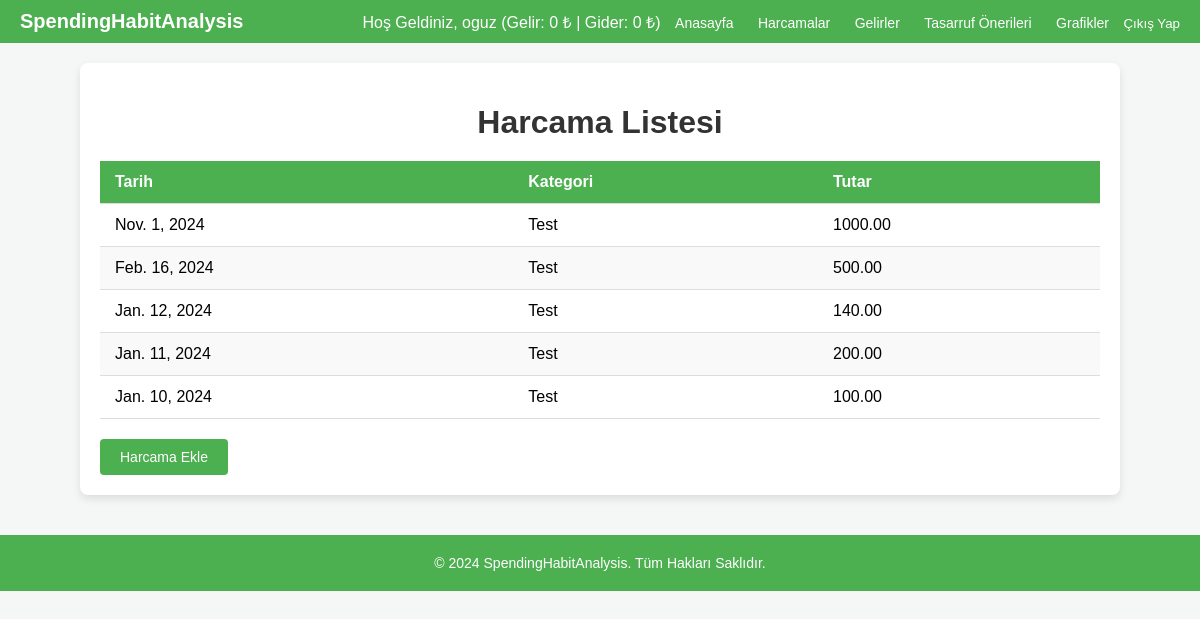
The app's page /expenses/ (signed in), older data.
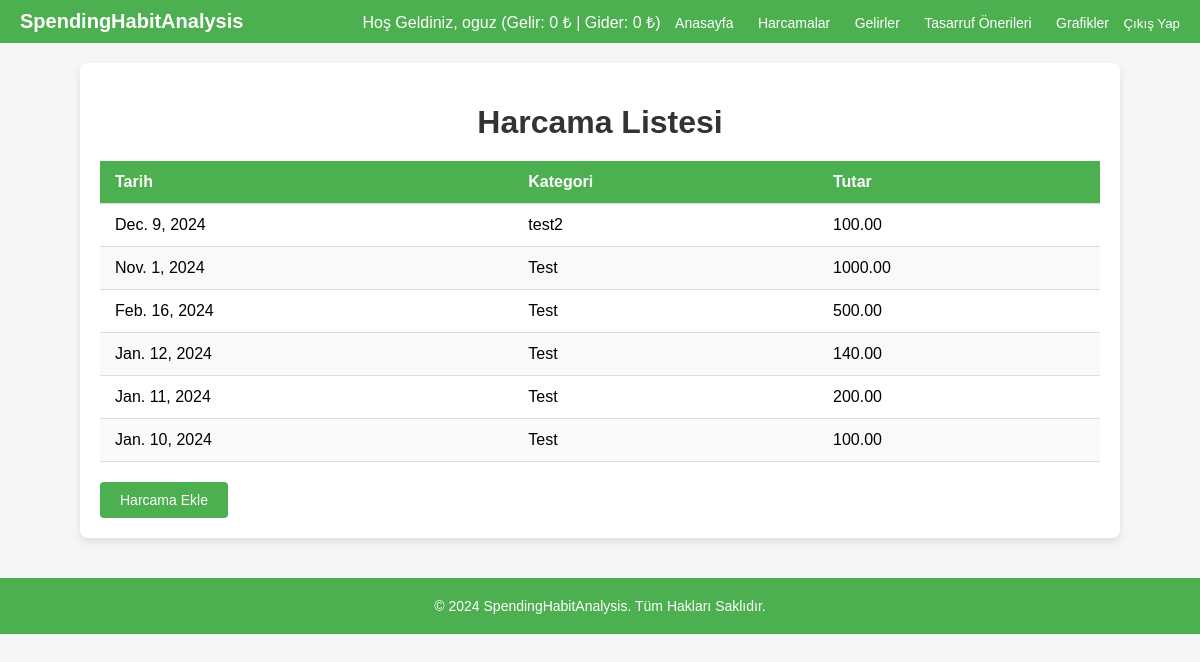
The same page, newer data.
### expenses/models.py (models this page shows, shortened)
class Expense(models.Model):
    user = models.ForeignKey(User, on_delete=models.CASCADE)
    amount = models.DecimalField(max_digits=10, decimal_places=2)
    category = models.ForeignKey(Category, on_delete=models.SET_NULL, null=True, blank=True)
    date = models.DateField()

class Category(models.Model):
    name = models.CharField(max_length=100, unique=True)
    description = models.TextField(blank=True, null=True)
    weight = models.FloatField(default=1.0)

### expenses/views.py (the view)
# urls.py: path('', expense_list_view, name='expense_list'),
@login_required
def expense_list_view(request):
    expenses = Expense.objects.filter(user=request.user).order_by('-date')
    return render(request, 'expenses/expense_list.html', {'expenses': expenses})

### expenses/context_processors.py (called while the page is built)
def monthly_totals(request):
    if request.user.is_authenticated:
        today = date.today()
        first_day_of_month = today.replace(day=1)
        total_expenses = Expense.objects.filter(
            user=request.user,
            date__range=(first_day_of_month, today)
        ).aggregate(Sum('amount'))['amount__sum'] or 0
        total_incomes = Income.objects.filter(
            user=request.user,
            date__range=(first_day_of_month, today)
        ).aggregate(Sum('amount'))['amount__sum'] or 0
        return {
            'total_expenses': total_expenses,
            'total_incomes': total_incomes,
        }
    return {}

### expenses/templates/expenses/expense_list.html (shortened to what this page needs)
{% extends 'base.html' %}
{% block content %}
<div class="expense-container">
    <h1>Harcama Listesi</h1>
    <table class="table table-striped table-hover">
        <thead>
            <tr>
                <th>Tarih</th>
                <th>Kategori</th>
                <th>Tutar</th>
            </tr>
        </thead>
        <tbody>
            {% for expense in expenses %}
            <tr>
                <td>{{ expense.date }}</td>
                <td>{{ expense.category.name }}</td>
                <td>{{ expense.amount }}</td>
            </tr>
            {% endfor %}
        </tbody>
    </table>
    <a href="{% url 'add_expense' %}" class="btn-primary">Harcama Ekle</a>
</div>
{% endblock %}

### templates/base.html (shortened to what this page needs)
<!DOCTYPE html>
<html lang="en">
<head>
    {% load static %}
    <link rel="stylesheet" href="{% static 'css/style.css' %}">
</head>
<body>
<div class="navbar">
        <div class="logo">SpendingHabitAnalysis</div>
        <div class="nav-links">
            {% if user.is_authenticated %}
                <span>Hoş Geldiniz, {{ user.username }}
                (Gelir: {{ total_incomes }} ₺ | Gider: {{ total_expenses }} ₺)</span>
                <a href="/">Anasayfa</a>
                <a href="{% url 'expense_list' %}">Harcamalar</a>
                <a href="{% url 'income_list' %}">Gelirler</a>
                <a href="{% url 'savings_suggestion' %}">Tasarruf Önerileri</a>
                <a href="{% url 'monthly_spending_chart' %}">Grafikler</a>
                <form method="post" action="{% url 'logout' %}" style="display: inline;">
                    <button type="submit" class="btn btn-link" style="padding: 0; border: none; background: none; color: inherit; cursor: pointer;">
                        Çıkış Yap
                    </button>
                </form>
            {% else %}
                <a href="{% url 'login' %}">Giriş Yap</a>
                <a href="{% url 'register' %}">Kayıt Ol</a>
            {% endif %}
        </div>
    </div>
    <main>
        {% block content %}
        {% endblock %}
    </main>
    <div class="footer">
        <p>© 2024 SpendingHabitAnalysis. Tüm Hakları Saklıdır.</p>
    </div>
</body>
</html>

### static/css/style.css (style rules this page uses)
body { font-family: Arial, sans-serif; background-color: #f4f7f6; margin: 0; padding: 0; }
.navbar { background-color: #4CAF50; padding: 10px 20px; display: flex; align-items: center; justify-content: space-between; color: #fff; }
.navbar .logo { font-size: 20px; font-weight: bold; }
.navbar .nav-links a { color: #fff; text-decoration: none; margin: 0 10px; font-size: 14px; }
.footer { background-color: #4CAF50; padding: 20px; text-align: center; color: #fff; margin-top: 40px; }
.footer p { margin: 0; font-size: 14px; }
.expense-container { background: white; margin: 40px auto; padding: 30px; border-radius: 8px; box-shadow: 0 4px 12px rgba(0,0,0,0.1); max-width: 500px; width: 90%; }
.expense-container h1 { text-align: center; margin-bottom: 25px; color: #333; }
.expense-container { background: white; margin: 20px auto; padding: 20px; border-radius: 8px; box-shadow: 0 4px 8px rgba(0,0,0,0.1); max-width: 90%; width: 1000px; }
.expense-container h1 { text-align: center; margin-bottom: 20px; color: #333; }
table { width: 100%; border-collapse: collapse; margin-bottom: 20px; }
table thead { background-color: #4CAF50; color: white; }
table th, table td { padding: 12px 15px; text-align: left; }
table tbody tr:nth-child(even) { background-color: #f9f9f9; }
.btn-primary { background-color: #4CAF50; color: white; padding: 10px 20px; border: none; border-radius: 4px; cursor: pointer; text-decoration: none; display: inline-block; font-size: 14px; }
.table { width: 100%; border-collapse: collapse; margin-bottom: 20px; }
.table thead { background-color: #4CAF50; color: white; }
.table th, .table td { padding: 12px 15px; text-align: left; border-bottom: 1px solid #ddd; }
.table tbody tr:nth-child(even) { background-color: #f9f9f9; }
.btn-primary { background-color: #4CAF50; color: white; padding: 10px 20px; border: none; border-radius: 4px; cursor: pointer; text-decoration: none; font-size: 14px; }

Row changes from the older to the newer data that the page shows:
added Expense: date "Dec. 9, 2024", category.name "test2", amount "100.00"
